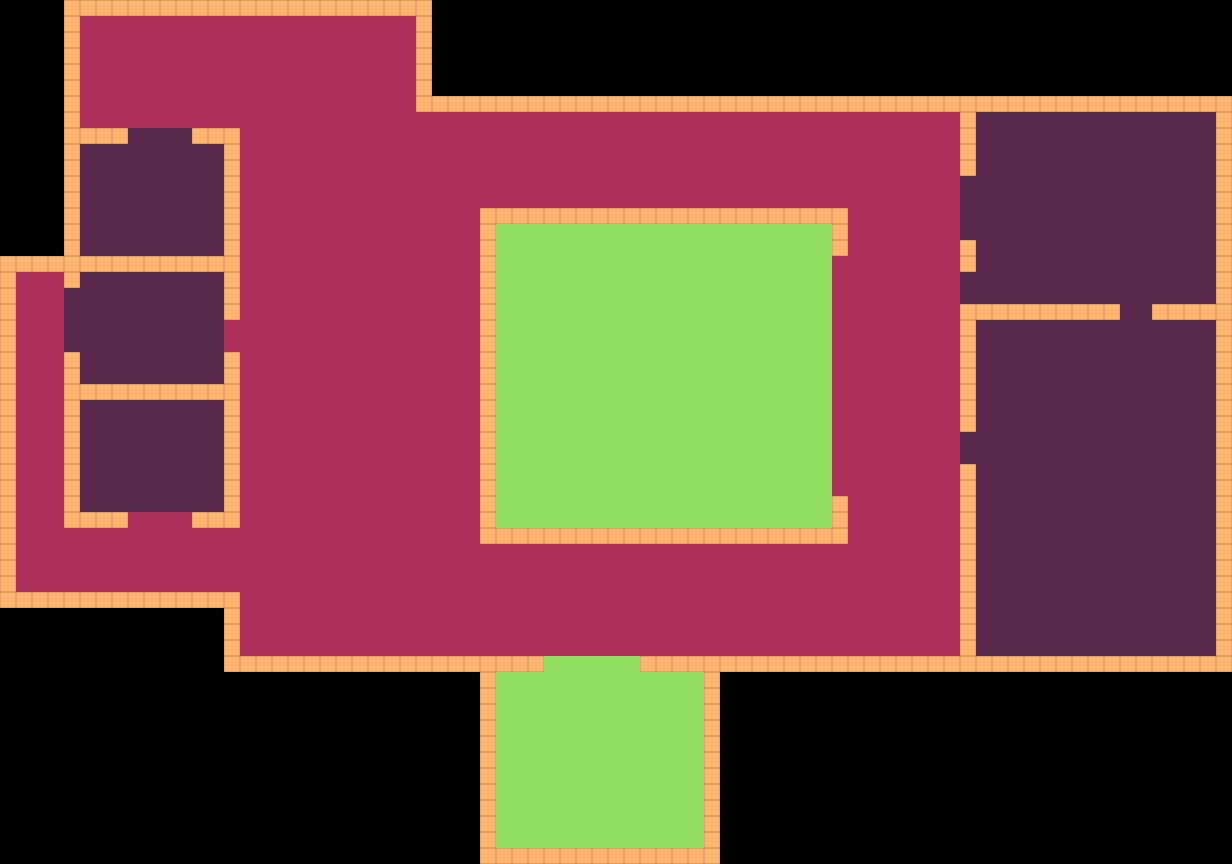

A 2D game scene composited from a Tiled map and its tileset images. What follows is a short description and the map's XML, with each tile layer's data collapsed to a summary:
An orthogonal 77x54 tile map with 16x16 px tiles, 2 tile layers (floor, walls), 2 tilesets and 14 objects (6x Door, 3x WeaponPickup, 3x EnemySpawn, PlayerSpawn, Exit).

<map version="1.10" tiledversion="1.12.2" orientation="orthogonal" renderorder="right-down" width="77" height="54" tilewidth="16" tileheight="16" infinite="0" nextlayerid="6" nextobjectid="16">
 <properties>
  <property name="goalType" value="escape" />
 </properties>
 <tileset firstgid="1" source="wallsTest.tsx" />
 <tileset firstgid="2" source="floorTest.tsx" />
 <layer id="1" name="floor" width="77" height="54">
  <data>[4158 cells, 2558 non-empty, 3 distinct tile ids]</data>
 </layer>
 <objectgroup id="3" name="objects">
  <object id="1" name="PlayerSpawn" type="PlayerSpawn" x="648" y="360">
   <point />
  </object>
  <object id="2" name="Weapon1" type="WeaponPickup" x="496" y="144">
   <properties>
    <property name="weaponId" type="int" value="1" />
   </properties>
   <point />
  </object>
  <object id="3" name="Weapon2" type="WeaponPickup" x="560" y="144">
   <properties>
    <property name="weaponId" type="int" value="2" />
   </properties>
   <point />
  </object>
  <object id="4" name="Weapon3" type="WeaponPickup" x="624" y="144">
   <properties>
    <property name="weaponId" type="int" value="3" />
   </properties>
   <point />
  </object>
  <object id="5" name="EnemyFacingRight" type="EnemySpawn" x="144" y="192">
   <properties>
    <property name="enemyType" type="int" value="1" />
    <property name="facingAngle" type="float" value="0" />
    <property name="patrolPath" type="int" value="0" />
    <property name="weaponId" type="int" value="1" />
   </properties>
   <point />
  </object>
  <object id="6" name="EnemyFacingLeft" type="EnemySpawn" x="144" y="336">
   <properties>
    <property name="enemyType" type="int" value="1" />
    <property name="facingAngle" type="float" value="180" />
    <property name="patrolPath" type="int" value="0" />
    <property name="weaponId" type="int" value="1" />
   </properties>
   <point />
  </object>
  <object id="7" name="EnemyFacingDown" type="EnemySpawn" x="144" y="464">
   <properties>
    <property name="enemyType" type="int" value="1" />
    <property name="facingAngle" type="float" value="270" />
    <property name="patrolPath" type="int" value="0" />
    <property name="weaponId" type="int" value="1" />
   </properties>
   <point />
  </object>
  <object id="8" name="ExitLine" type="Exit" x="496" y="736" width="208" height="32">
   <properties>
    <property name="exitId" type="int" value="1" />
   </properties>
  </object>
 </objectgroup>
 <objectgroup id="4" name="doors">
  <object id="9" name="Door1" type="Door" x="224" y="320" width="16" height="32">
   <properties>
    <property name="doorId" type="int" value="1" />
    <property name="initialState" value="closed" />
    <property name="orientation" value="vertical" />
   </properties>
  </object>
  <object id="10" name="Door2" type="Door" x="960" y="272" width="16" height="32">
   <properties>
    <property name="doorId" type="int" value="2" />
    <property name="initialState" value="closed" />
    <property name="orientation" value="vertical" />
   </properties>
  </object>
  <object id="12" name="Door3" type="Door" x="960" y="432" width="16" height="32">
   <properties>
    <property name="doorId" type="int" value="3" />
    <property name="initialState" value="open" />
    <property name="orientation" value="vertical" />
   </properties>
  </object>
  <object id="13" name="Door4" type="Door" x="1120" y="304" width="32" height="16">
   <properties>
    <property name="doorId" type="int" value="4" />
    <property name="initialState" value="closed" />
    <property name="orientation" value="horizontal" />
   </properties>
  </object>
  <object id="14" name="DoubleDoor1" type="Door" x="960" y="176" width="16" height="32">
   <properties>
    <property name="doorId" type="int" value="5" />
    <property name="initialState" value="closed" />
    <property name="orientation" value="vertical" />
   </properties>
  </object>
  <object id="15" name="DoubleDoor2" type="Door" x="960" y="208" width="16" height="32">
   <properties>
    <property name="doorId" type="int" value="6" />
    <property name="initialState" value="closed" />
    <property name="orientation" value="vertical" />
   </properties>
  </object>
 </objectgroup>
 <layer id="2" name="walls" width="77" height="54">
  <data>[4158 cells, 436 non-empty, 1 distinct tile ids]</data>
 </layer>
</map>
